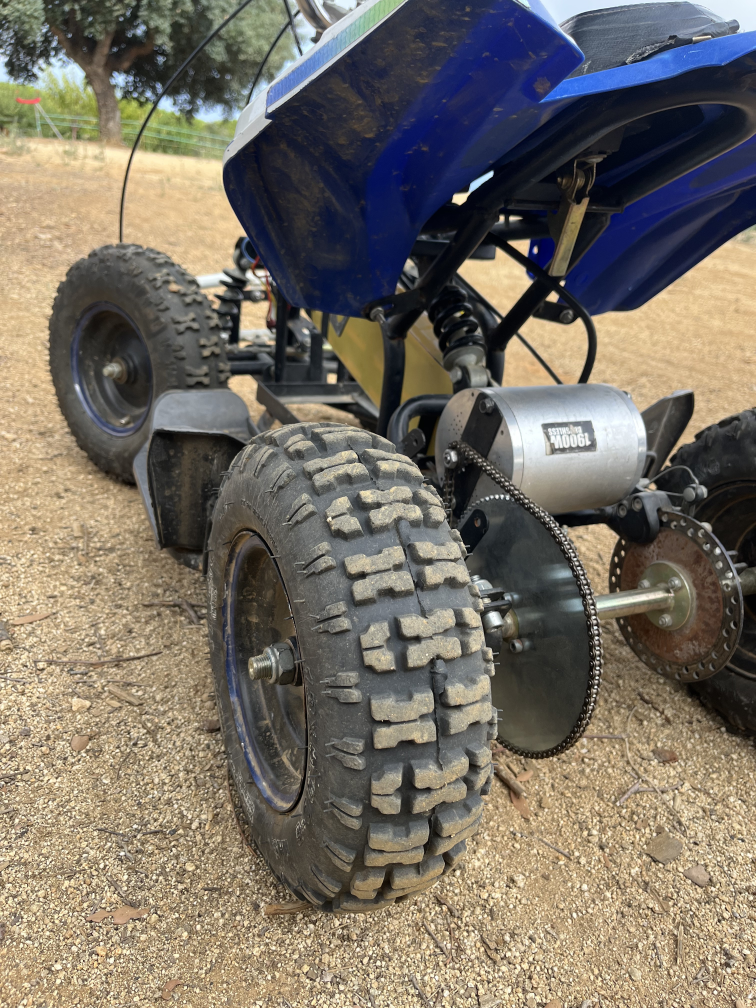
#> input picture 09_reviews/assets/photos/IMG_7300.jpg, 3024 x 4032 px (shown at 1/4 size)
$ python _figures_c01.py
#> lines starting #> are read from the running program, lines starting #| are printed output that depends on the picture
"""Figures for the C01 review deck.

Every number is read from the CSVs written by
04_model/scripts/run_predictions_L1.m. Nothing model-derived is typed in.
Photo crops are new framings of Pol's photos, none of them reused from C00.

    ./.venv/Scripts/python.exe 09_reviews/_figures_c01.py
"""
from __future__ import annotations

import csv
import os
import re
import sys

import matplotlib
matplotlib.use("Agg")
import matplotlib.pyplot as plt
import numpy as np
from matplotlib.patches import FancyArrowPatch, FancyBboxPatch
from PIL import Image

sys.path.insert(0, os.path.dirname(os.path.abspath(__file__)))
from _brand import (BLUE, BLUE_DK, BLUE_LT, CYAN, GREY, INK, LINE, OK, PANEL,
                    RISK, WARN, WHITE, FONT, mpl)

HERE = os.path.dirname(os.path.abspath(__file__))
ROOT = os.path.abspath(os.path.join(HERE, ".."))
RES = os.path.join(ROOT, "04_model", "results")
OUT = os.path.join(HERE, "assets", "figures")
PHOTOS = os.path.join(HERE, "assets", "photos")
CROPS = os.path.join(HERE, "assets", "crops")
os.makedirs(OUT, exist_ok=True)
os.makedirs(CROPS, exist_ok=True)
DPI = 220

plt.rcParams.update({
    "font.family": "sans-serif",
    "font.sans-serif": [FONT, "DejaVu Sans"],
    "axes.edgecolor": mpl(LINE),
    "text.color": mpl(INK),
    "axes.labelcolor": mpl(INK),
    "xtick.color": mpl(GREY),
    "ytick.color": mpl(GREY),
    "axes.spines.top": False,
    "axes.spines.right": False,
})
#> (this line was passed over: _brand is not available in this run)


def read(name):
    with open(os.path.join(RES, name), newline="") as f:
        rows = list(csv.DictReader(f))
    out = {}
    for k in rows[0]:
        if k == "param":
            out[k] = [r[k] for r in rows]
        else:
            out[k] = np.array([float(r[k]) if r[k] not in ("", "NaN") else np.nan
                               for r in rows])
    return out


# [4 lines left out: function save, not called in this run]


def title(ax, t):
    ax.set_title(t, fontsize=10.5, loc="left", color=mpl(BLUE), fontweight="bold")


# --------------------------------------------------------------------------
# Photo crops — new framings, none used in C00
# --------------------------------------------------------------------------
def crops():
    jobs = [
        ("IMG_7300.jpg", "c01_tyre.jpg", (806, 1680, 1994, 3629)),
        ("IMG_7239.jpg", "c01_drive.jpg", (540, 1480, 3024, 3400)),
        ("IMG_7300.jpg", "c01_cover.jpg", (0, 500, 3024, 4032)),
    ]
    for src, dst, box in jobs:
        im = Image.open(os.path.join(PHOTOS, src))
#> im is the input picture: PIL image 3024x4032 RGB; mean R, G, B 119.6, 112.2, 101.2
        im = im.crop(box)
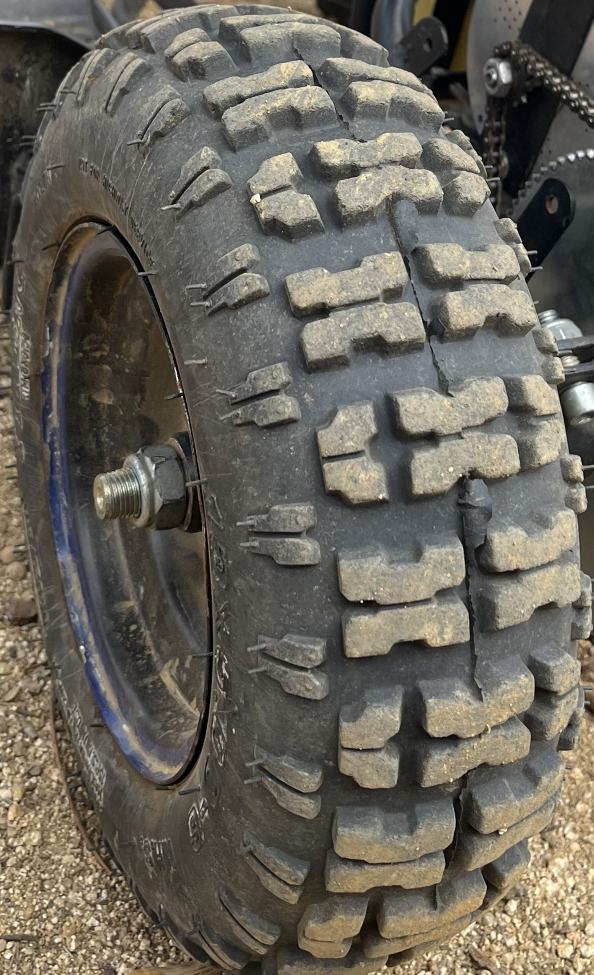
#> im: PIL image 1188x1949 RGB (shown at 1/2 size); mean R, G, B 105.6, 101.5, 92
        im.thumbnail((1600, 1600))
#> im: PIL image 975x1600 RGB
        im.save(os.path.join(CROPS, dst), quality=88)
        print("   ", dst, im.size)
#|     c01_tyre.jpg (975, 1600)
#> pass 2 of the loop in crops, `for src, dst, box in jobs:`:
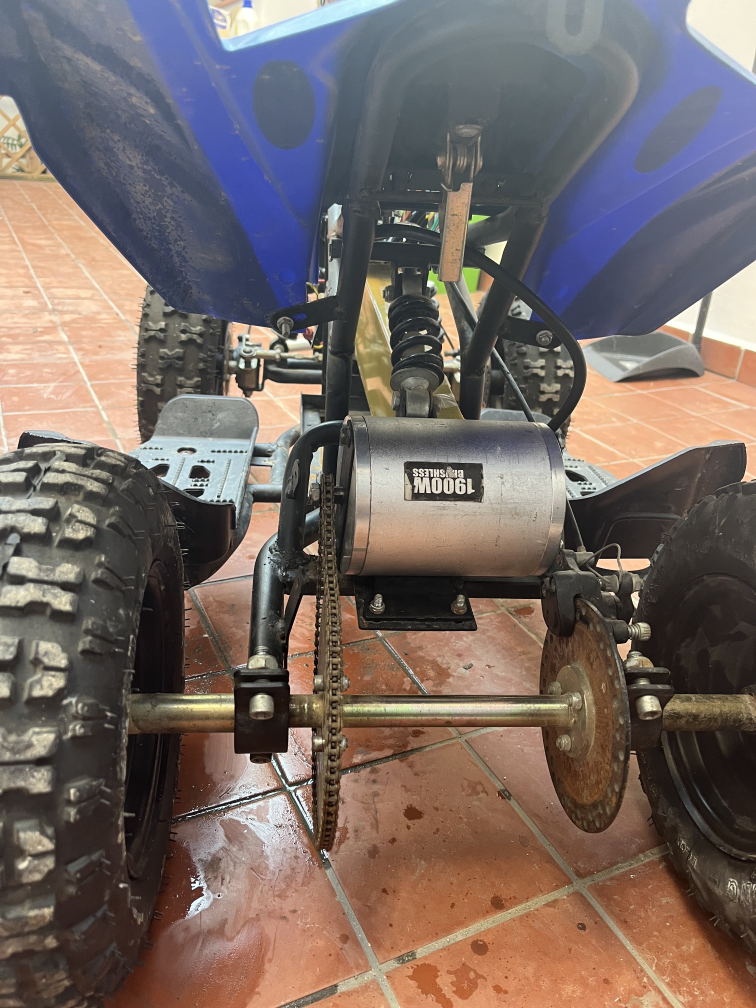
#> input picture 09_reviews/assets/photos/IMG_7239.jpg, 3024 x 4032 px (shown at 1/4 size)
#> in crops, im is the input picture: PIL image 3024x4032 RGB; mean R, G, B 117.8, 104.6, 99.7
#> in crops, `im = im.crop(box)`:
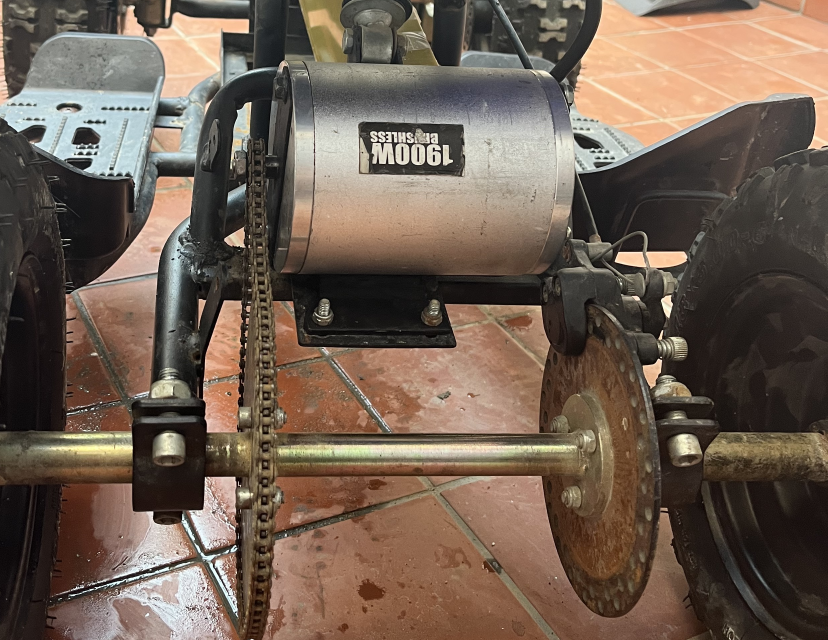
#> im: PIL image 2484x1920 RGB (shown at 1/3 size); mean R, G, B 111.5, 94.9, 82
#|     c01_drive.jpg (1600, 1237)


# --------------------------------------------------------------------------
# Where the limits are: wheel force vs speed, with the road load crossing it
# --------------------------------------------------------------------------
def envelope():
    e = read("C01_envelope.csv")
    v, F, iq, ib = e["v_kmh"], e["F_wheel"], e["iq"], e["I_bat"]
    # keep the samples in time order where speed makes progress: near the
    # no-load speed v creeps asymptotically and sorting would zig-zag the line
    vmax = np.maximum.accumulate(v)
    keep = (v > 0.3) & (F > 8) & np.r_[True, np.diff(vmax) > 1e-4]
    v, F, iq, ib = v[keep], F[keep], iq[keep], ib[keep]
    zone = np.where(iq >= 119.5, 0, np.where(ib >= 39.6, 1, 2))

    oat = read("C01_oat.csv")
    vtop = oat["vtop_lo"][oat["param"].index("NOMINAL")]
    vb = oat["vtop_lo"][oat["param"].index("V_BATLIM")]

    vr = np.linspace(0, 40, 200)
    road = np.interp(vr, e["v_kmh"][np.argsort(e["v_kmh"])],
                     e["F_road"][np.argsort(e["v_kmh"])])
    # the CSV road load only spans the traced speeds; extend with its own law
    c0 = e["F_road"][0]
    k2 = (e["F_road"][-1] - c0) / (e["v_kmh"][-1] / 3.6) ** 2
    road = c0 + k2 * (vr / 3.6) ** 2
    grip = e["F_grip"][0]

    fig, ax = plt.subplots(figsize=(6.0, 3.3), dpi=DPI)
    fig.subplots_adjust(left=0.12, right=0.97, bottom=0.15, top=0.95)
    cols = [mpl(BLUE), mpl(RISK), mpl(WARN)]
    for z in range(3):
        m = zone == z
        if m.any():
            ax.plot(v[m], F[m], color=cols[z], lw=2.6, solid_capstyle="butt")
    ax.fill_between(v, 0, F, color=mpl(BLUE_LT), lw=0, zorder=0)
    ax.plot(vr, road, color=mpl(INK), lw=1.4)
    ax.axhline(grip, color=mpl(GREY), lw=1.0, ls="--")
    ytop = np.interp(vtop, vr, road)
    ax.plot([vtop], [ytop], "o", color=mpl(INK), ms=5, zorder=5)

    ap = dict(arrowstyle="-", color=mpl(GREY), lw=0.8)
    ax.annotate("motor current · 120 A", xy=(4, F[v < 4][-1]), xytext=(1.0, 300),
                color=cols[0], fontsize=8.5, fontweight="bold", arrowprops=ap)
    ax.annotate(f"battery current · 40 A · from {vb:.0f} km/h",
                xy=(18, np.interp(18, v, F)), xytext=(17, 380),
                color=cols[1], fontsize=8.5, fontweight="bold", arrowprops=ap)
    ax.annotate("voltage ceiling", xy=(32.0, np.interp(32.0, v, F)),
                xytext=(35.0, 300), ha="center", color=cols[2], fontsize=8.5,
                fontweight="bold", arrowprops=ap)
    ax.annotate("road load: rolling + aero", xy=(22, np.interp(22, vr, road)),
                xytext=(8.5, 95), color=mpl(INK), fontsize=8.5, arrowprops=ap)
    ax.annotate(f"top speed {vtop:.1f} km/h", xy=(vtop, ytop),
                xytext=(21.0, 150), color=mpl(INK), fontsize=8.5,
                fontweight="bold", arrowprops=ap)
    mu = float(re.search(r"^veh\.mu\s*=\s*([\d.]+)", open(os.path.join(
        ROOT, "04_model", "params", "vehicle_params.m"), encoding="utf-8").read(),
        re.M).group(1))
    slip = F > grip
    ax.fill_between(v, grip, F, where=slip, color=mpl(RISK), alpha=0.25, lw=0)
    ax.text(39.5, grip + 10, f"grip on dirt, μ = {mu:.2f}  (ASSUMED)", ha="right",
            va="bottom", fontsize=8, color=mpl(GREY))
    ax.annotate("motor > grip: wheel spins", xy=(7.0, (grip + F[slip].max()) / 2),
                xytext=(11.5, 520), color=mpl(RISK), fontsize=8.5,
                fontweight="bold", arrowprops=ap)
    ax.set_xlim(0, 40); ax.set_ylim(0, 600)
    ax.set_xlabel("vehicle speed [km/h]"); ax.set_ylabel("force at the rear wheel [N]")
    ax.grid(True, color=mpl(LINE), lw=0.5)
    save(fig, "fig_c01_envelope.png")


# --------------------------------------------------------------------------
# The model as four blocks — what the Simulink file contains, readable
# --------------------------------------------------------------------------
# [94 lines left out: functions model_blocks, envelope_band, runs, not called in this run]


# --------------------------------------------------------------------------
# Sensitivity, one parameter at a time
# --------------------------------------------------------------------------
LABEL = {
    "r_roll": "rolling radius", "Crr": "rolling resistance Crr",
    "CdA": "drag area CdA", "eta_drive": "chain efficiency",
    "mu": "tyre grip μ", "x_cg": "rear weight share",
    "m_rot_wheels": "wheel inertia", "R_int": "pack resistance",
    "V_oc": "pack voltage *",
}


# [107 lines left out: functions tornado, coast_start, _param, currents, not called in this run]


if __name__ == "__main__":
    crops()
#> (the run stopped early here; a loop or call above may not have finished)
